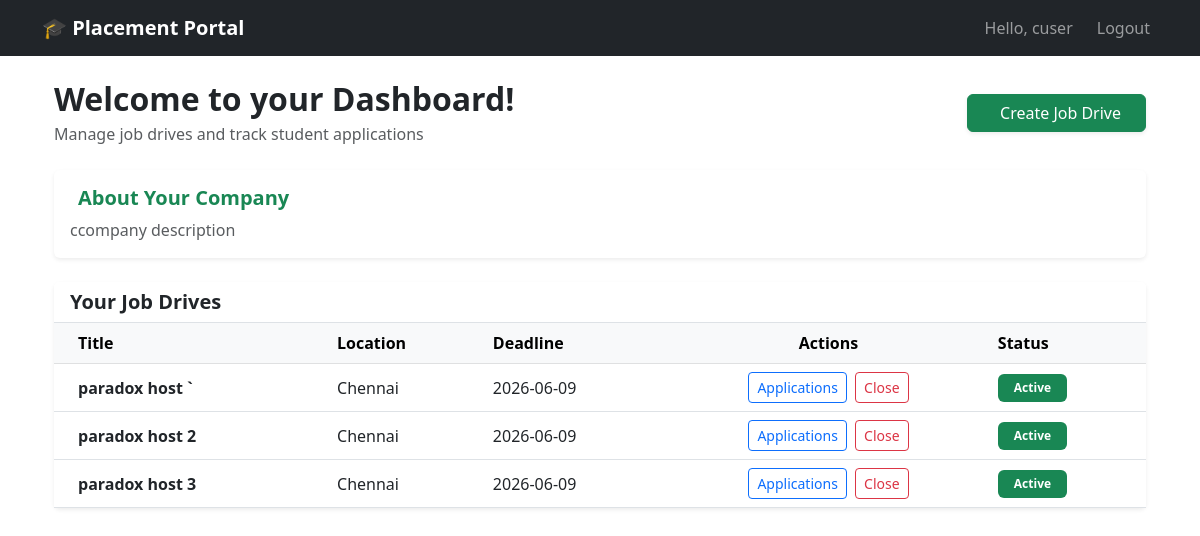
/company/dashboard (signed in), run on the app's committed database.
### models.py (models this page shows)
class CompanyProfile(db.Model):
    __tablename__ = 'company_profile'
    id = db.Column(db.Integer, primary_key=True)
    user_id = db.Column(db.Integer, db.ForeignKey('user.id'), nullable=False)
    company_name = db.Column(db.String(200), nullable=False)
    hr_contact = db.Column(db.String(100))
    website = db.Column(db.String(200))
    description = db.Column(db.Text)  # Text = unlimited length string
    approval_status = db.Column(db.String(20), default='pending')
    is_active = db.Column(db.Boolean, default=True)
    created_at = db.Column(db.DateTime, default=datetime.utcnow)
    drives = db.relationship('PlacementDrive', backref='company', lazy=True)

class PlacementDrive(db.Model):
    __tablename__ = 'placement_drive'
    id = db.Column(db.Integer, primary_key=True)
    company_id = db.Column(db.Integer, db.ForeignKey('company_profile.id'), nullable=False)
    job_title = db.Column(db.String(200), nullable=False)
    job_description = db.Column(db.Text)
    location= db.Column(db.Text)
    deadline = db.Column(db.DateTime)  # Application deadline date
    status = db.Column(db.String(20), default='pending')
    created_at = db.Column(db.DateTime, default=datetime.utcnow)
    applications = db.relationship('Application', backref='drive', lazy=True)

### app.py (the view)
@app.route('/company/dashboard')
def company_dashboard():
    if "company_id" not in session:
        flash("Please login first", "danger")
        return redirect(url_for('login'))
    company = db.session.get(CompanyProfile, session['company_id'])
    if not company or company.approval_status != 'approved':
        flash("Your company registration is pending admin approval.", "warning")
        return redirect(url_for('login'))
    drives = PlacementDrive.query.filter_by(company_id=company.id).all()
    return render_template('company/dashboard.html', company=company, drives=drives)

### templates/company/dashboard.html (shortened to what this page needs)
<!DOCTYPE html>
<html lang="en">
<head>
    <link href="https://cdn.jsdelivr.net/npm/bootstrap@5.3.0/dist/css/bootstrap.min.css" rel="stylesheet">
</head>
<body>{% extends "base.html" %}
    {% block content %}
    <div class="container-fluid">
        <div class="d-flex justify-content-between align-items-center mb-4">
            <div>
                <h2 class="fw-bold text-dark mb-1">Welcome to your Dashboard!</h2>
                <p class="text-muted mb-0">Manage job drives and track student applications</p>
            </div>
            <a href="/add_drive" class="btn btn-success px-4 shadow-sm">
                Create Job Drive
            </a>
        </div>
        <div class="card border-0 shadow-sm mb-4">
            <div class="card-body">
                <h5 class="fw-bold text-success mb-2">
                    About Your Company
                </h5>
                {% if company.description %}
                <p class="text-muted mb-0">
                    {{ company.description }}
                </p>
                {% else %}
                <p class="text-muted mb-0">No company description added yet.</p>
                {% endif %}
            </div>
        </div>
         <div class="card border-0 shadow-sm">
            <div class="card-header bg-white border-bottom">
                <h5 class="mb-0 fw-bold">Your Job Drives</h5>
            </div>
            <div class="card-body p-0">
                <div class="table-responsive">
                    <table class="table table-hover align-middle mb-0">
                        <thead class="table-light">
                            <tr>
                                <th class="ps-4">Title</th>
                                <th>Location</th>
                                <th>Deadline</th>
                                <th class="text-center">Actions</th>
                                <th>Status</th>
                            </tr>
                        </thead>
                        <tbody>
                            {% for drive in drives %}
                            <tr>
                                <td class="ps-4 fw-semibold">
                                    {{ drive.job_title }}
                                </td>
                                <td>
                                    {{ drive.location }}
                                </td>
                                <td>
                                    {{ drive.deadline.strftime('%Y-%m-%d') if drive.deadline else '' }}
                                </td>
                                <td class="text-center">
                                    <a href="/view_applications/{{drive.id}}"class="btn btn-sm btn-outline-primary me-1">
                                        Applications
                                    </a>
                                    {% if drive.status == "active" %}
                                    <a href="/end_drive/{{ drive.id }}"class="btn btn-sm btn-outline-danger">
                                        Close
                                    </a>
                                    {% else %}
                                    <a href="/activate_drive/{{ drive.id }}"class="btn btn-sm btn-outline-success">
                                        Reopen
                                    </a>
                                    {% endif %}
                                </td>
                                <td>
                                    {% if drive.status == "active" %}
                                    <span class="badge bg-success px-3 py-2">
                                        Active
                                    </span>
                                    {% elif drive.status == "closed" %}
                                    <span class="badge bg-danger px-3 py-2">
                                        Closed
                                    </span>
                                    {% else %}
                                    <span class="badge bg-warning px-3 py-2">
                                        Pending
                                    </span>
                                    {% endif %}
                                </td>
                            </tr>
                            {% endfor %}
                        </tbody>
                    </table>
                </div>
            </div>
        </div>
    </div>
    {% endblock %}

### data on the page
CompanyProfile: description "ccompany description"
PlacementDrive: job_title "paradox host `", location "Chennai", deadline "2026-06-09", status "Active"
PlacementDrive: job_title "paradox host 2", location "Chennai", deadline "2026-06-09", status "Active"
PlacementDrive: job_title "paradox host 3", location "Chennai", deadline "2026-06-09", status "Active"

### other printed values
{{ session.user_name }} "cuser"
